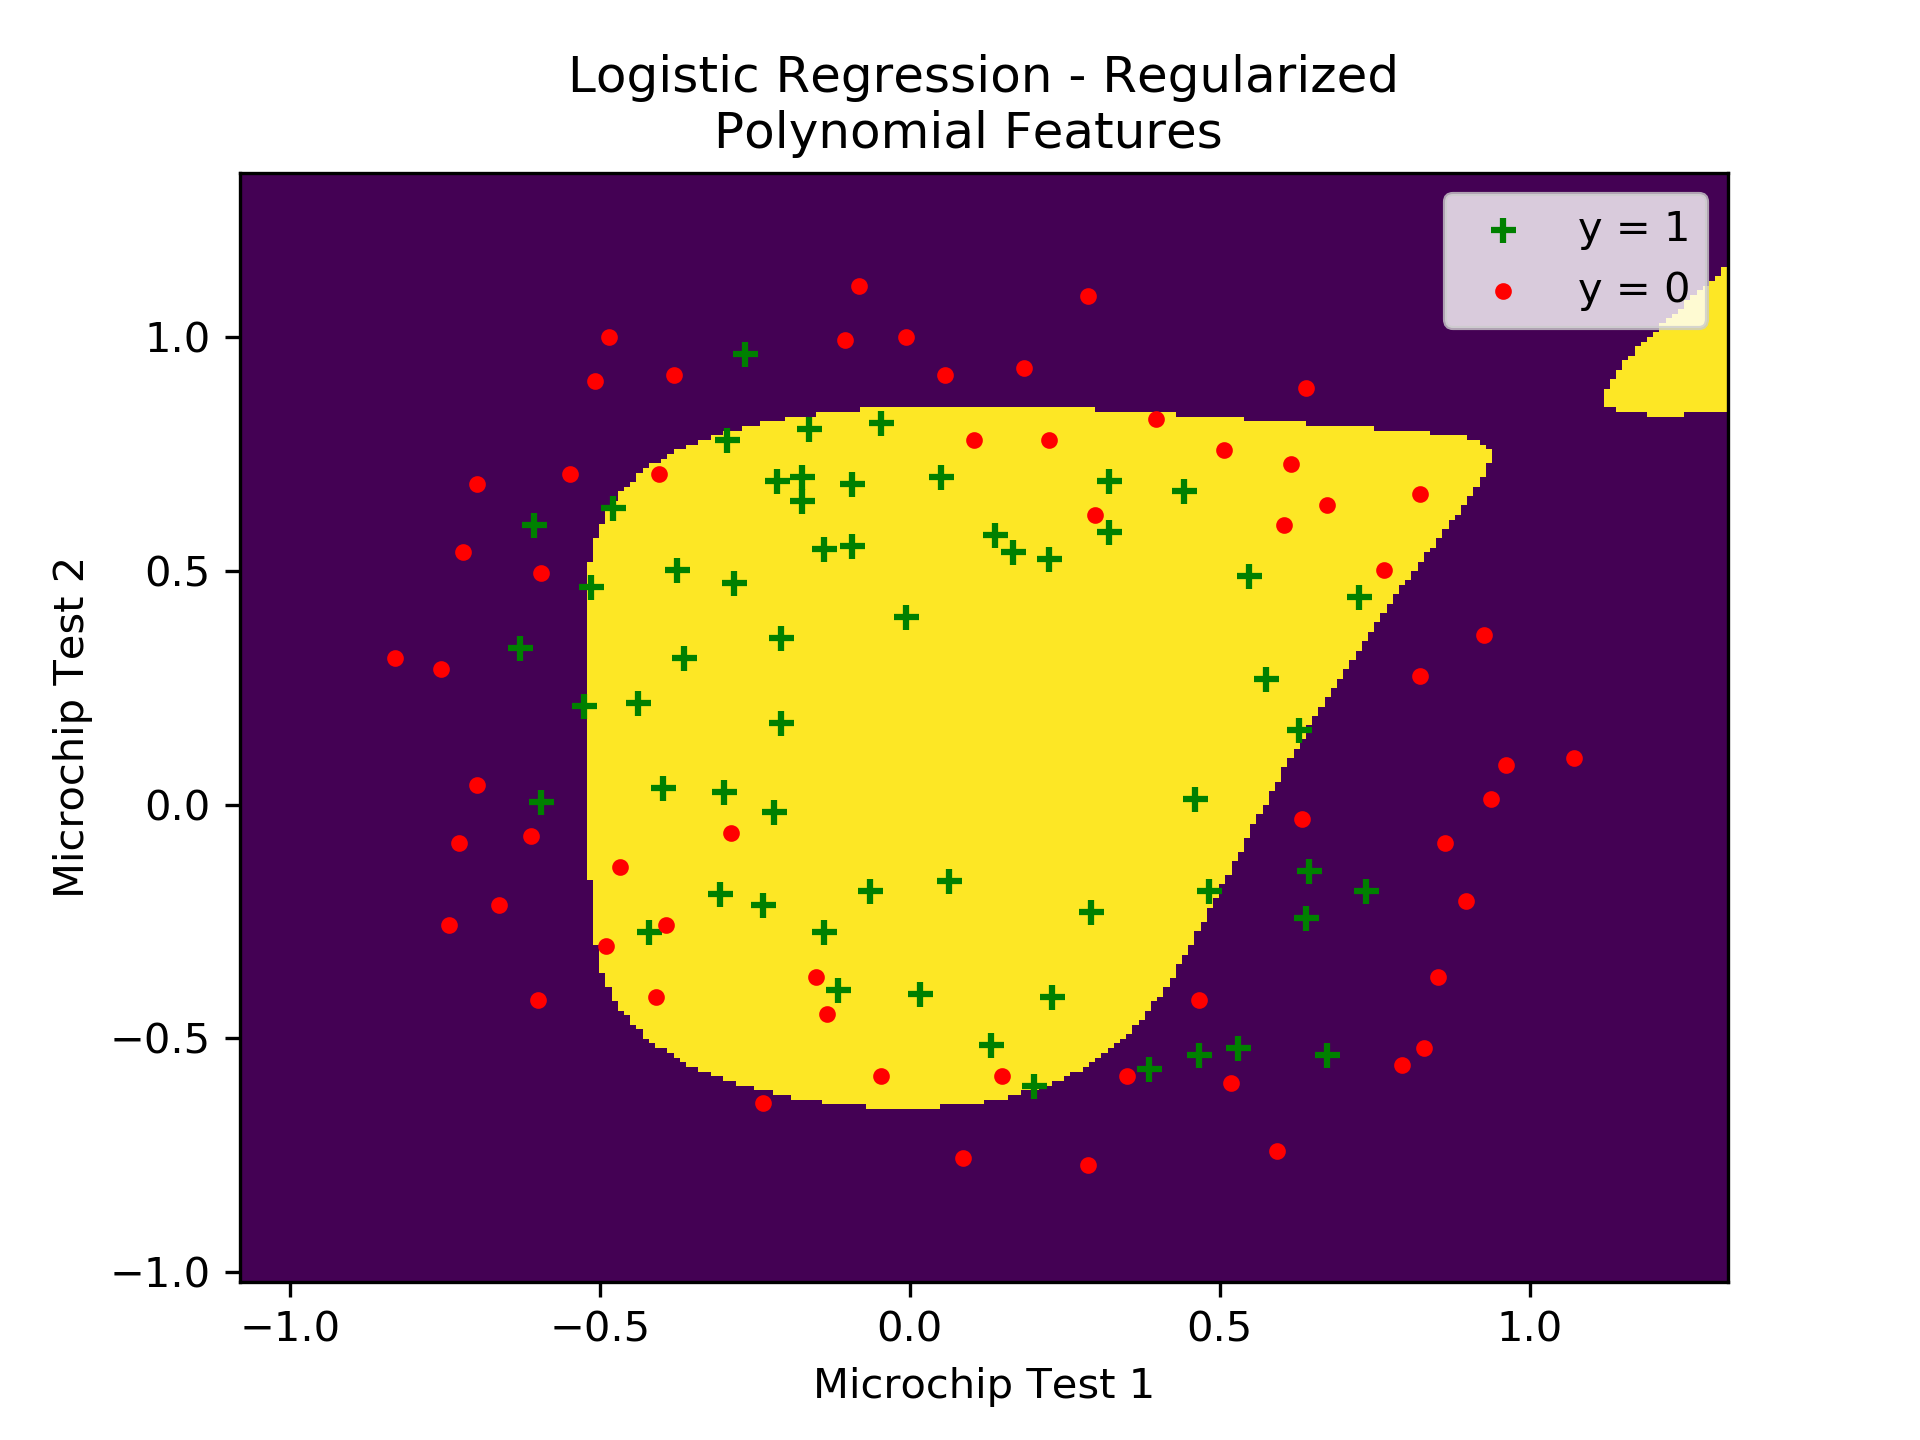

The script that saved this image:
import numpy as np
import matplotlib.pyplot as plot
from scipy.optimize import *


def main():

    file_name = 'ex2data2.txt'
    X, y, m, n = read_file(file_name, ',')
    originalX = X
    X, n = map_features(X)
    theta = np.zeros((n, 1))


    # overfit
    ans1 = minimize(lambda t: cost(X, y, t, lmd=0), theta, method='Nelder-Mead').x.reshape((n, 1))
    print('Overfit training accuracy: %{0}'.format(get_accuracy(X, y, ans1)))


    # fine
    ans2 = minimize(lambda t: cost(X, y, t, lmd=2), theta, method='Nelder-Mead').x.reshape((n, 1))
    print('Fine training accuracy: %{0}'.format(get_accuracy(X, y, ans2)))

    #underfit
    ans3 = minimize(lambda t: cost(X, y, t, lmd=100), theta, method='Nelder-Mead').x.reshape((n, 1))
    print('Underfit training accuracy: %{0}'.format(get_accuracy(X, y, ans3)))

    plot_decision_boundary(X, ans2, originalX)
    plot_points(originalX, y)

    plot.xlabel('Microchip Test 1')
    plot.ylabel('Microchip Test 2')
    plot.title('Logistic Regression - Regularized\nPolynomial Features  ')
    plot.legend()
    plot.savefig('ex2-Regularized.png', dpi=300)
    plot.show()



    while True:
        inp = input('Enter x to predict value, split by comma:\n')
        inp = inp.replace(' ', '')
        inp = inp.split(',')
        inp = list(map(float, inp))
        x = np.array([inp]).T
        print('resutl: ', predict(x, ans2))
        print('----------------------')


def read_file(file_name, delimiter):
    points = np.loadtxt(file_name, delimiter=delimiter)
    # x0s = np.ones((points.shape[0], 1))
    # points = np.append(x0s, points, axis=1)
    m = points.shape[0]
    n = points.shape[1] - 1
    return points[..., 0:n], points[..., n:], m, n


def plot_points(X, y):
    z_x = []
    z_y = []
    o_x = []
    o_y = []
    for i in range(0, X.shape[0]):
        if y[i][0] == 1:
            o_x.append(X[i][0])
            o_y.append(X[i][1])
        else:
            z_x.append(X[i][0])
            z_y.append(X[i][1])
    plot.scatter(o_x, o_y, marker='+', c='g', label='y = 1')
    plot.scatter(z_x, z_y, marker='.', c='r', label='y = 0')


def map_features(X):
    deg = 7
    k = 0
    newX = []
    cur = []
    m = X.shape[0]
    for k in range(0, m):
        newX.append(map_single_feature(X[k]))
    X = np.array(newX)
    return X, X.shape[1]


def map_single_feature(x):
    deg = 7
    cur = []
    for i in range(0, deg):
        for j in range(0, i+1):
            cur.append(np.power(x[0], i-j) * np.power(x[1], j))
    return cur


def sigmoid(z):
    return 1 / (1 + np.exp(-z))


def h(X, theta):
    return sigmoid(np.matmul(X, theta))


def single_h(x, theta):
    return sigmoid(np.matmul(theta.T, x))


def predict(x, theta):
    if single_h(x, theta).reshape((1, 1))[0][0] >= 0.5:
        return 1
    return 0


def cost(X, y, theta, lmd):
    n = X.shape[1]
    m = X.shape[0]
    theta = theta.reshape((n, 1))
    # we do not penalize theta0
    penalize = np.matmul(theta.T, theta) - theta[0][0]**2
    ans = np.matmul(y.T, np.log(h(X, theta))) + np.matmul((1 - y).T, np.log(1 - h(X, theta)))
    ans = ans * (-1 / m)
    ans += (lmd / (2 * m)) * penalize
    return ans


def plot_decision_boundary(X, theta, originalX):
    # Build the grid to plot:
    x_min, x_max = originalX[..., 0].min() - 0.25, originalX[..., 0].max() + 0.25
    y_min, y_max = originalX[..., 1].min() - 0.25, originalX[..., 1].max() + 0.25
    x = np.arange(x_min, x_max, 0.01)
    y = np.arange(y_min, y_max, 0.01)
    xx, yy = np.meshgrid(x, y)

    # Build the data:
    zz = np.zeros(xx.shape)
    for i in range(0, xx.shape[0]):
        for j in range(0, xx.shape[1]):
            my_x = [xx[i][j], yy[i][j]]
            my_x = map_single_feature(my_x)
            zz[i][j] = predict(my_x, theta)

    plot.pcolormesh(xx, yy, zz)


def get_accuracy(X, y, theta):
    m = X.shape[0]
    corrects = 0
    for i in range(0, m):
        x = np.array([X[i]]).T
        if predict(x, theta) == y[i]:
            corrects += 1
    return 100 * corrects / m


if __name__ == '__main__':
    main()